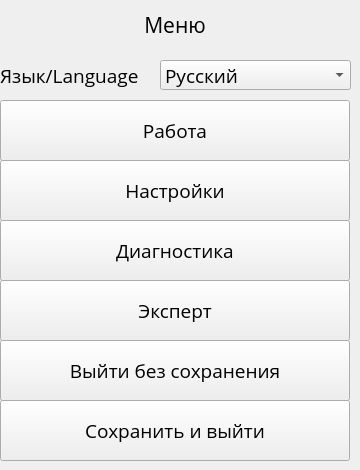
   <widget class="QWidget" name="Menu">
    <widget class="QPushButton" name="pushButton">
     <property name="geometry">
      <rect>
       <x>0</x>
       <y>100</y>
       <width>350</width>
       <height>61</height>
      </rect>
     </property>
     <property name="font">
      <font>
       <family>Open Sans</family>
       <pointsize>14</pointsize>
      </font>
     </property>
     <property name="text">
      <string>Работа</string>
     </property>
    </widget>
    <widget class="QPushButton" name="pushButton_2">
     <property name="geometry">
      <rect>
       <x>0</x>
       <y>160</y>
       <width>350</width>
       <height>61</height>
      </rect>
     </property>
     <property name="font">
      <font>
       <family>Open Sans</family>
       <pointsize>14</pointsize>
      </font>
     </property>
     <property name="text">
      <string>Настройки</string>
     </property>
    </widget>
    <widget class="QPushButton" name="pushButton_6">
     <property name="geometry">
      <rect>
       <x>0</x>
       <y>220</y>
       <width>350</width>
       <height>61</height>
      </rect>
     </property>
     <property name="font">
      <font>
       <family>Open Sans</family>
       <pointsize>14</pointsize>
      </font>
     </property>
     <property name="text">
      <string>Диагностика</string>
     </property>
    </widget>
    <widget class="QPushButton" name="pushButton_7">
     <property name="geometry">
      <rect>
       <x>0</x>
       <y>280</y>
       <width>350</width>
       <height>61</height>
      </rect>
     </property>
     <property name="font">
      <font>
       <family>Open Sans</family>
       <pointsize>14</pointsize>
      </font>
     </property>
     <property name="text">
      <string>Эксперт</string>
     </property>
    </widget>
    <widget class="QPushButton" name="pushButton_8">
     <property name="geometry">
      <rect>
       <x>0</x>
       <y>340</y>
       <width>350</width>
       <height>61</height>
      </rect>
     </property>
     <property name="font">
      <font>
       <family>Open Sans</family>
       <pointsize>14</pointsize>
      </font>
     </property>
     <property name="text">
      <string>Выйти без сохранения</string>
     </property>
    </widget>
    <widget class="QLabel" name="label_7">
     <property name="geometry">
      <rect>
       <x>0</x>
       <y>0</y>
       <width>350</width>
       <height>50</height>
      </rect>
     </property>
     <property name="font">
      <font>
       <family>Open Sans</family>
       <pointsize>16</pointsize>
      </font>
     </property>
     <property name="text">
      <string>Меню</string>
     </property>
     <property name="alignment">
      <set>Qt::AlignCenter</set>
     </property>
    </widget>
    <widget class="QPushButton" name="pushButton_51">
     <property name="geometry">
      <rect>
       <x>0</x>
       <y>400</y>
       <width>350</width>
       <height>61</height>
      </rect>
     </property>
     <property name="font">
      <font>
       <family>Open Sans</family>
       <pointsize>14</pointsize>
      </font>
     </property>
     <property name="text">
      <string>Сохранить и выйти</string>
     </property>
    </widget>
    <widget class="QLabel" name="label_25">
     <property name="geometry">
      <rect>
       <x>0</x>
       <y>60</y>
       <width>141</width>
       <height>31</height>
      </rect>
     </property>
     <property name="font">
      <font>
       <family>Open Sans</family>
       <pointsize>14</pointsize>
      </font>
     </property>
     <property name="text">
      <string>Язык/Language</string>
     </property>
    </widget>
    <widget class="QComboBox" name="WorkTypeRelay_9">
     <property name="geometry">
      <rect>
       <x>160</x>
       <y>60</y>
       <width>191</width>
       <height>30</height>
      </rect>
     </property>
     <property name="font">
      <font>
       <family>Open Sans</family>
       <pointsize>14</pointsize>
      </font>
     </property>
     <item>
      <property name="text">
       <string>Русский</string>
      </property>
     </item>
     <item>
      <property name="text">
       <string>English</string>
      </property>
     </item>
     <item>
      <property name="text">
       <string>Deutsch</string>
      </property>
     </item>
    </widget>
   </widget>
